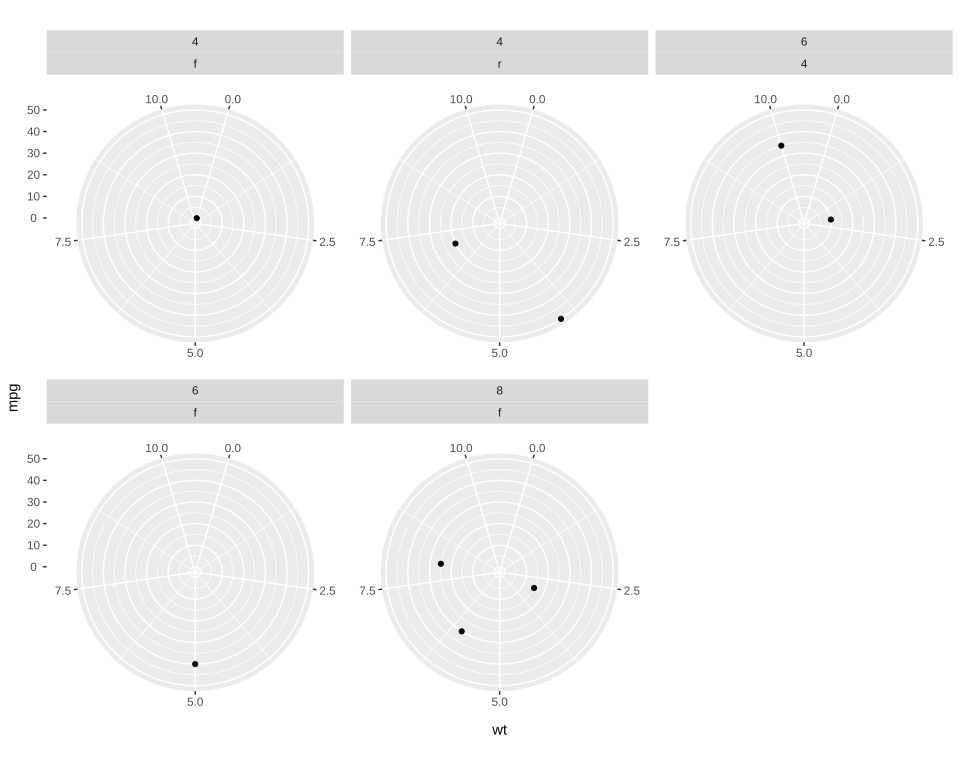

Here is the R script that generated this plot:
# The plot test/golden/facet_wrap_radial.svg draws, drawn by ggplot2 itself, as ggplot2's own
# visual tests draw their snapshots: the independent check on that golden whenever it changes. The
# suite never runs this; it needs R, ggplot2 and vdiffr, which Docker's r-base image installs. From
# the repository's root:
#
#   docker run --rm -v "$PWD/test/golden":/golden:ro r-base:latest bash -c \
#     'apt-get update -qq && apt-get install -y -qq r-cran-ggplot2 r-cran-vdiffr >/dev/null 2>&1 &&
#      Rscript /golden/facet_wrap_radial.R' > facet_wrap_radial.ggplot2.svg
#
# and compare the two drawings element by element, as test/golden/point.R describes:
#
#   elements() { grep -E "^<(rect x|circle|polygon|polyline|text)" "$1" |
#     sed -e 's/font-family: [^;]*;//' -e 's/ stroke: #000000;//' -e 's/ fill: none;//'; }
#   diff <(elements facet_wrap_radial.ggplot2.svg) <(elements test/golden/facet_wrap_radial.svg)
#
# test/golden/facet_wrap.R's plot in coord_radial(), its defaults. First checked with ggplot2 4.0.3
# and vdiffr 1.0.9: every element matches, in order, with no departure, and every clip path but
# svglite's around the whole drawing: the strips', and the plot's background's, clipped to the
# table, centred down the drawing.

library(ggplot2)

data <- data.frame(
  wt = c(0, 4, 7, 10, 2, 5, 8, 3, 6),
  mpg = c(0, 50, 20, 35, 10, 40, 25, 15, 30),
  cyl = c(4, 4, 4, 6, 6, 6, 8, 8, 8),
  drv = c("f", "r", "r", "4", "4", "f", "f", "f", "f")
)
plot <- ggplot(data, aes(wt, mpg)) + geom_point() + facet_wrap(vars(cyl, drv)) + coord_radial() +
  theme_gray()

file <- tempfile(fileext = ".svg")
vdiffr::write_svg(plot, file)
cat(readLines(file), sep = "\n")
